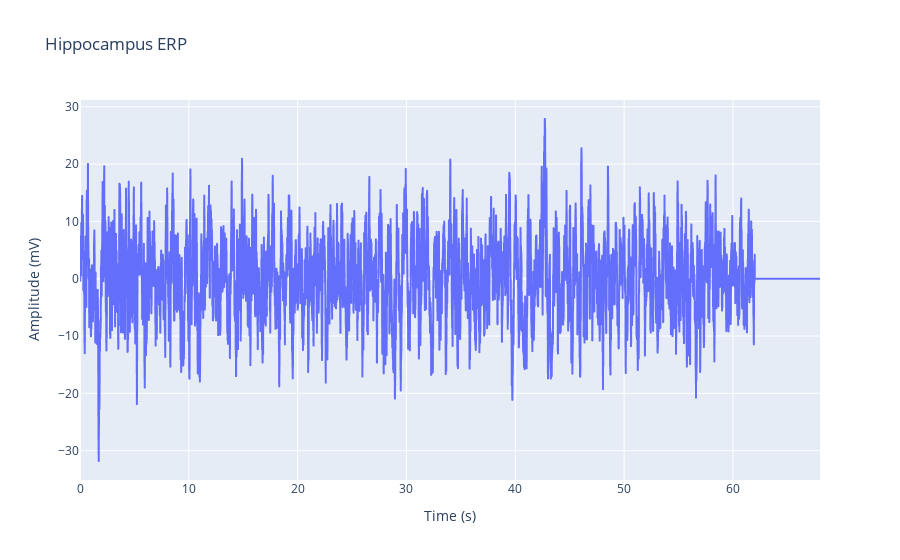

Source (notebook cell):
### Code cell
# ERP for the channel:
df = pd.DataFrame({
    'Amplitude (mV)' : np.mean(channel_data, axis = 0),
    'Time (s)' : t
})
fig = px.line(df, x="Time (s)", y="Amplitude (mV)", title='Hippocampus ERP')
fig.show()

### Figure 1 — Plotly figure (JSON) as saved in the notebook; plotly's stock layout.template omitted (floating-point values rounded to 4 significant figures; data arrays with more than 128 entries replaced by an {"elided": "..."} marker saying what was removed)
{"data": [{"hovertemplate": "Time (s)=%{x}<br>Amplitude (mV)=%{y}<extra></extra>", "legendgroup": "", "line": {"color": "#636efa", "dash": "solid"}, "marker": {"symbol": "circle"}, "mode": "lines", "name": "", "showlegend": false, "type": "scattergl", "x": {"elided": "13600 float values"}, "xaxis": "x", "y": {"elided": "13600 float values"}, "yaxis": "y"}], "layout": {"legend": {"tracegroupgap": 0}, "title": {"text": "Hippocampus ERP"}, "xaxis": {"anchor": "y", "domain": [0, 1], "title": {"text": "Time (s)"}}, "yaxis": {"anchor": "x", "domain": [0, 1], "title": {"text": "Amplitude (mV)"}}}}
